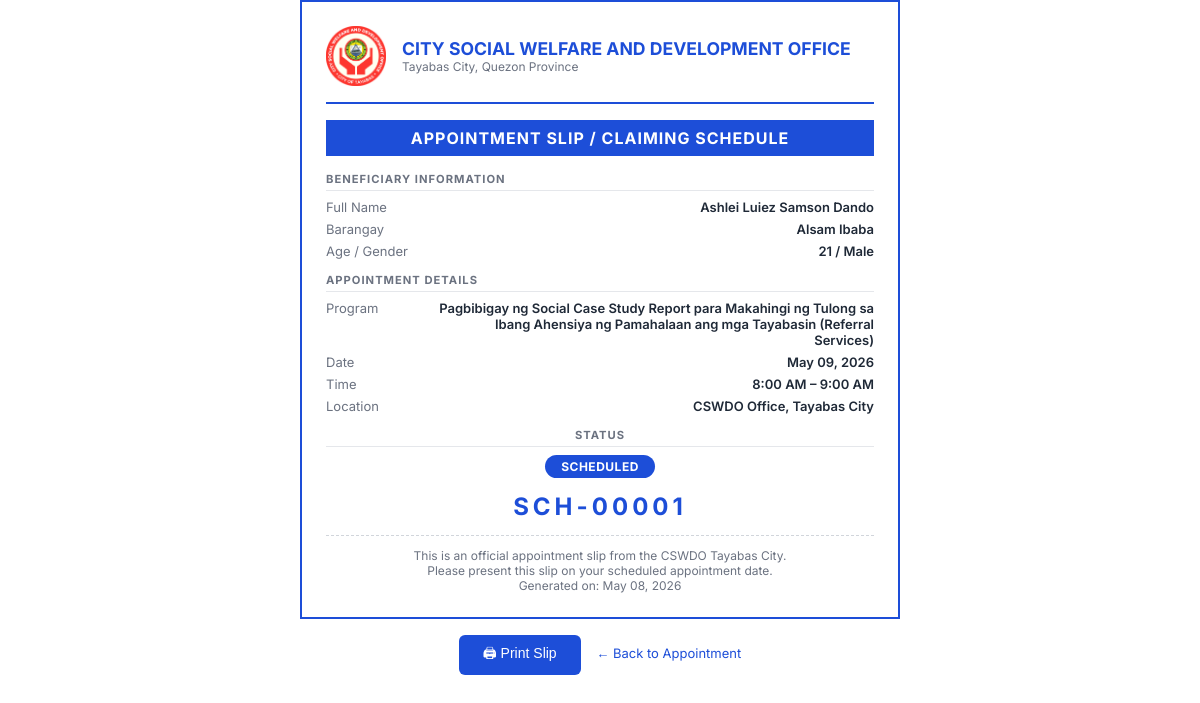
Page /user/appointments/1/slip/ (signed in) on the committed database.
### core/models.py (models this page shows, shortened)
class Beneficiary(models.Model):
    GENDER_CHOICES = [
        ('Male', 'Male'),
        ('Female', 'Female'),
        ('Other', 'Other'),
    ]
    STATUS_CHOICES = [
        ('pending', 'Pending Verification'),
        ('approved', 'Approved'),
        ('rejected', 'Rejected'),
    ]
    EMPLOYMENT_CHOICES = [
        ('employed', 'Employed'),
        ('unemployed', 'Unemployed'),
        ('self_employed', 'Self-Employed'),
        ('retired', 'Retired'),
    ]
    user = models.ForeignKey(User, on_delete=models.SET_NULL, null=True, blank=True, related_name='beneficiaries')
    full_name = models.CharField(max_length=200)
    age = models.PositiveIntegerField()
    gender = models.CharField(max_length=10, choices=GENDER_CHOICES)
    barangay = models.ForeignKey(Barangay, on_delete=models.CASCADE, related_name='beneficiaries')
    household_income = models.DecimalField(max_digits=12, decimal_places=2, default=0)
    family_members = models.PositiveIntegerField(default=1)
    employment_status = models.CharField(max_length=20, choices=EMPLOYMENT_CHOICES, default='unemployed', blank=True)
    disability_status = models.BooleanField(default=False, help_text='Does the beneficiary have a disability?')
    vulnerability_score = models.FloatField(default=0, help_text='Auto-computed 0-100 score')
    vulnerability_level = models.CharField(max_length=10, default='low', help_text='Auto: low/medium/high/critical')
    status = models.CharField(max_length=20, choices=STATUS_CHOICES, default='pending')
    admin_note = models.TextField(blank=True, null=True)
    last_assistance_date = models.DateTimeField(null=True, blank=True)
    created_at = models.DateTimeField(auto_now_add=True)
    class Meta:
        ordering = ['-created_at']
        verbose_name_plural = 'Beneficiaries'

class Barangay(models.Model):
    name = models.CharField(max_length=100, unique=True)
    latitude = models.FloatField()
    longitude = models.FloatField()
    population = models.PositiveIntegerField(default=0)
    class Meta:
        ordering = ['name']
        verbose_name_plural = 'Barangays'

class ScheduledTransaction(models.Model):
    STATUS_CHOICES = [
        ('pending', 'Pending'),
        ('under_review', 'Under Review'),
        ('approved', 'Approved'),
        ('scheduled', 'Scheduled'),
        ('claimed', 'Claimed'),
        ('completed', 'Completed'),
        ('missed', 'Missed'),
        ('cancelled', 'Cancelled'),
        ('rejected', 'Rejected'),
    ]
    TIME_SLOT_CHOICES = [
        ('08:00', '8:00 AM – 9:00 AM'),
        ('09:00', '9:00 AM – 10:00 AM'),
        ('10:00', '10:00 AM – 11:00 AM'),
        ('11:00', '11:00 AM – 12:00 PM'),
        ('13:00', '1:00 PM – 2:00 PM'),
        ('14:00', '2:00 PM – 3:00 PM'),
        ('15:00', '3:00 PM – 4:00 PM'),
        ('16:00', '4:00 PM – 5:00 PM'),
    ]
    assistance_request = models.OneToOneField(
        AssistanceRequest, on_delete=models.CASCADE,
        related_name='schedule', null=True, blank=True,
    )
    beneficiary = models.ForeignKey(
        Beneficiary, on_delete=models.CASCADE, related_name='schedules',
    )
    program = models.ForeignKey(
        Program, on_delete=models.CASCADE, related_name='schedules',
    )
    barangay = models.ForeignKey(
        Barangay, on_delete=models.SET_NULL, null=True, blank=True,
        related_name='schedules',
    )
    schedule_date = models.DateField(null=True, blank=True)
    time_slot = models.CharField(
        max_length=5, choices=TIME_SLOT_CHOICES, blank=True,
        help_text='Hour block (HH:MM)',
    )
    claim_location = models.CharField(max_length=300, default='CSWDO Office, Tayabas City')
    assigned_staff = models.ForeignKey(
        User, on_delete=models.SET_NULL, null=True, blank=True,
        related_name='assigned_schedules',
    )
    max_per_slot = models.PositiveIntegerField(default=10, help_text='Max beneficiaries per slot')
    status = models.CharField(max_length=20, choices=STATUS_CHOICES, default='pending')
    remarks = models.TextField(blank=True)
    admin_notes = models.TextField(blank=True)
    reschedule_count = models.PositiveIntegerField(default=0)
    reschedule_requested = models.BooleanField(default=False)
    reschedule_reason = models.TextField(blank=True)
    created_by = models.ForeignKey(
        User, on_delete=models.SET_NULL, null=True, blank=True,
        related_name='created_schedules',
    )
    created_at = models.DateTimeField(auto_now_add=True)
    updated_at = models.DateTimeField(auto_now=True)
    class Meta:
        ordering = ['-created_at']
        verbose_name = 'Scheduled Transaction'
        verbose_name_plural = 'Scheduled Transactions'

class Program(models.Model):
    name = models.CharField(max_length=300, unique=True)
    description = models.TextField(blank=True)
    transaction_type = models.CharField(max_length=100, default='G2C - Government to Citizen')
    who_may_avail = models.TextField(blank=True)
    is_active = models.BooleanField(default=True)
    created_at = models.DateTimeField(auto_now_add=True)
    class Meta:
        ordering = ['name']

### core/views.py (the view)
# urls.py: path('user/appointments/<int:pk>/slip/', views.print_appointment_slip, name='print_appointment_slip'),
@login_required
def print_appointment_slip(request, pk):
    beneficiary = get_object_or_404(Beneficiary, user=request.user)
    sched = get_object_or_404(
        ScheduledTransaction.objects.select_related(
            'program', 'barangay', 'assigned_staff', 'beneficiary',
        ),
        pk=pk, beneficiary=beneficiary,
    )
    return render(request, 'schedules/appointment_slip.html', {
        'sched': sched,
        'beneficiary': beneficiary,
    })

### core/templates/schedules/appointment_slip.html (shortened to what this page needs)
{% load static %}
<!DOCTYPE html>
<html lang="en">
<head>
</head>
<body>
    <div class="slip" id="appointment-slip">
        <div class="slip-header">
            <img src="{% static 'images/cswdo_logo.png' %}" alt="CSWDO" class="slip-logo">
            <div>
                <h1>CITY SOCIAL WELFARE AND DEVELOPMENT OFFICE</h1>
                <p>Tayabas City, Quezon Province</p>
            </div>
        </div>
        <div class="slip-title">APPOINTMENT SLIP / CLAIMING SCHEDULE</div>
        <div class="slip-section">
            <h3>Beneficiary Information</h3>
            <div class="slip-row">
                <span>Full Name</span>
                <span>{{ beneficiary.full_name }}</span>
            </div>
            <div class="slip-row">
                <span>Barangay</span>
                <span>{{ beneficiary.barangay.name|default:"—" }}</span>
            </div>
            <div class="slip-row">
                <span>Age / Gender</span>
                <span>{{ beneficiary.age }} / {{ beneficiary.gender }}</span>
            </div>
        </div>
        <div class="slip-section">
            <h3>Appointment Details</h3>
            <div class="slip-row">
                <span>Program</span>
                <span>{{ sched.program.name }}</span>
            </div>
            <div class="slip-row">
                <span>Date</span>
                <span>{{ sched.schedule_date|date:"F d, Y"|default:"To Be Announced" }}</span>
            </div>
            <div class="slip-row">
                <span>Time</span>
                <span>{{ sched.get_time_slot_display|default:"To Be Announced" }}</span>
            </div>
            <div class="slip-row">
                <span>Location</span>
                <span>{{ sched.claim_location }}</span>
            </div>
        </div>
        <div class="slip-section" style="text-align:center">
            <h3>Status</h3>
            <span class="slip-status">{{ sched.get_status_display|upper }}</span>
        </div>
        <div class="slip-barcode">SCH-{{ sched.pk|stringformat:"05d" }}</div>
        <div class="slip-footer">
            <p>This is an official appointment slip from the CSWDO Tayabas City.</p>
            <p>Please present this slip on your scheduled appointment date.</p>
            <p>Generated on: {% now "F d, Y" %}</p>
        </div>
    </div>
    <div class="no-print" style="text-align:center;margin:16px">
        <button onclick="window.print()" style="padding:8px 24px;background:#1d4ed8;color:#fff;border:none;border-radius:6px;cursor:pointer;font-size:14px" id="print-btn">
            🖨 Print Slip
        </button>
        <a href="{% url 'user_appointment_detail' sched.pk %}" style="margin-left:12px;color:#1d4ed8;text-decoration:none" id="back-link">← Back to Appointment</a>
    </div>
</body>
</html>

### core/templates/schedules/appointment_slip.html (style rules this page uses)
* { box-sizing: border-box; margin: 0; padding: 0; }
body { font-family: 'Inter', sans-serif; background: #fff; color: #1f2937; font-size: 13px; }
.slip { width: 100%; max-width: 600px; margin: 0 auto; padding: 24px; border: 2px solid #1d4ed8; }
.slip-header { display: flex; align-items: center; gap: 16px; border-bottom: 2px solid #1d4ed8; padding-bottom: 16px; margin-bottom: 16px; }
.slip-logo { width: 60px; height: 60px; object-fit: contain; }
.slip-header h1 { font-size: 1.1rem; font-weight: 700; color: #1d4ed8; }
.slip-header p { font-size: 0.75rem; color: #6b7280; }
.slip-title { text-align: center; background: #1d4ed8; color: #fff; padding: 8px; font-weight: 700; font-size: 1rem; letter-spacing: 1px; margin-bottom: 16px; }
.slip-section { margin-bottom: 14px; }
.slip-section h3 { font-size: 0.7rem; text-transform: uppercase; letter-spacing: 1px; color: #6b7280; margin-bottom: 8px; border-bottom: 1px solid #e5e7eb; padding-bottom: 4px; }
.slip-row { display: flex; justify-content: space-between; margin-bottom: 6px; }
.slip-row span:first-child { color: #6b7280; width: 40%; }
.slip-row span:last-child { font-weight: 600; text-align: right; }
.slip-status { display: inline-block; background: #1d4ed8; color: #fff; padding: 4px 16px; border-radius: 20px; font-size: 0.75rem; font-weight: 700; letter-spacing: 0.5px; }
.slip-footer { border-top: 1px dashed #d1d5db; padding-top: 12px; margin-top: 14px; font-size: 0.75rem; color: #6b7280; text-align: center; }
.slip-barcode { text-align: center; font-size: 1.5rem; letter-spacing: 4px; color: #1d4ed8; font-weight: 700; margin: 8px 0; }

### rows in the picture
ScheduledTransaction: program.name "Pagbibigay ng Social Case Study Report para Makahingi ng Tulong sa Ibang Ahensiya ng Pamahalaan ang mga Tayabasin (Referral Services)", schedule_date "May 09, 2026", time_slot "8:00 AM – 9:00 AM", claim_location "CSWDO Office, Tayabas City", status "SCHEDULED", pk "00001"
